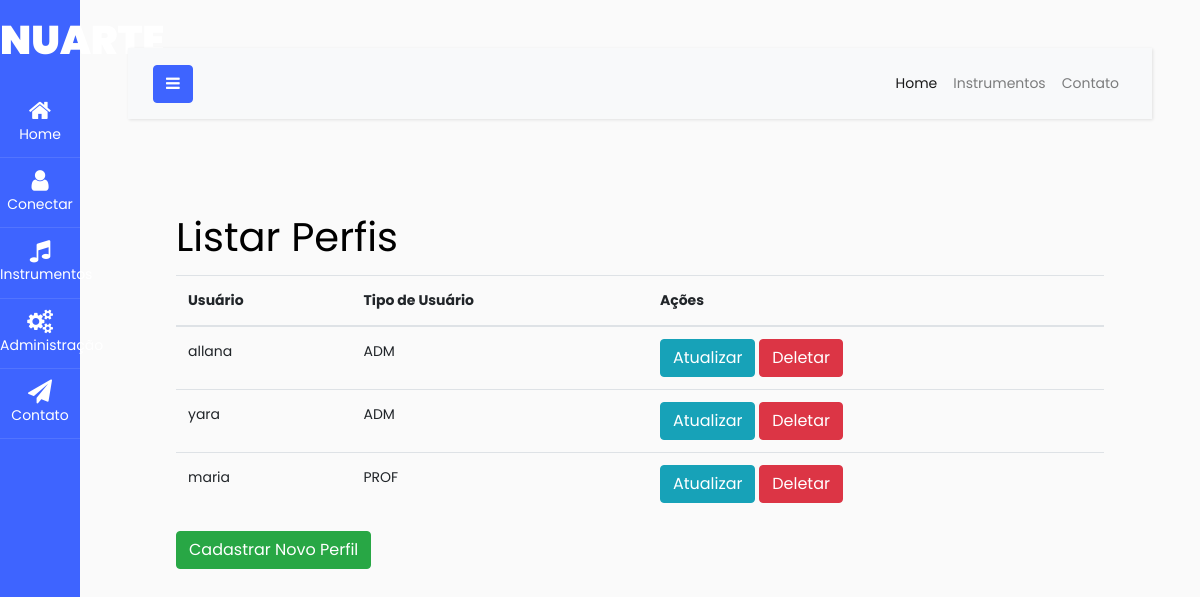
The app's page /listar_perfis/ with its own data.
### nuarte/models.py (models this page shows, shortened)
class Perfil(models.Model):
    USUARIO_CHOICES = [
        ('ADM', 'Administrador'),
        ('PROF', 'Professor'),
        ('ALUNO', 'Aluno'),
    ]
    usuario = models.OneToOneField(User, on_delete=models.CASCADE)
    tipo_usuario = models.CharField(max_length=5, choices=USUARIO_CHOICES)

### nuarte/views.py (the view)
# urls.py: path('listar_perfis/', ListarPerfisView.as_view(), name='listar_perfis'),
class ListarPerfisView(ListView):
    model = Perfil
    template_name = 'nuarte/listar_perfis.html'
    context_object_name = 'perfis'

### nuarte/templates/nuarte/listar_perfis.html (shortened to what this page needs)
{% extends 'base.html' %}
{% block content %}
    <h1>Listar Perfis</h1>
    {% if perfis %}
        <table class="table">
            <thead>
                <tr>
                    <th scope="col">Usuário</th>
                    <th scope="col">Tipo de Usuário</th>
                    <th scope="col">Ações</th>
                </tr>
            </thead>
            <tbody>
                {% for perfil in perfis %}
                    <tr>
                        <td>{{ perfil.usuario.username }}</td>
                        <td>{{ perfil.tipo_usuario }}</td>
                        <td>
                            <a href="{% url 'nuarte:atualizar_perfil' perfil.id %}" class="btn btn-info">Atualizar</a>
                            <a href="{% url 'nuarte:deletar_perfil' perfil.id %}" class="btn btn-danger">Deletar</a>
                        </td>
                    </tr>
                {% endfor %}
            </tbody>
        </table>
    {% else %}
        <p>Nenhum perfil encontrado.</p>
    {% endif %}
    <a href="{% url 'nuarte:cadastrar_perfil' %}" class="btn btn-success">Cadastrar Novo Perfil</a>
{% endblock %}

### records on screen
Perfil: usuario.username "allana", tipo_usuario "ADM"
Perfil: usuario.username "yara", tipo_usuario "ADM"
Perfil: usuario.username "maria", tipo_usuario "PROF"
